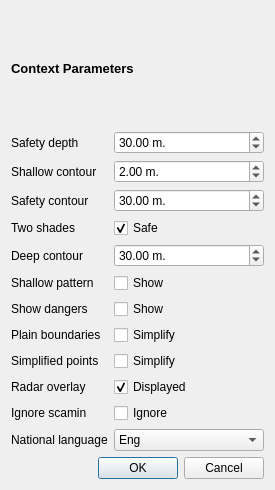
<?xml version="1.0" encoding="UTF-8"?>
<ui version="4.0">
 <class>ContextParam</class>
 <widget class="QWidget" name="ContextParam">
  <property name="geometry">
   <rect>
    <x>0</x>
    <y>0</y>
    <width>275</width>
    <height>490</height>
   </rect>
  </property>
  <property name="windowTitle">
   <string>Form</string>
  </property>
  <layout class="QVBoxLayout" name="verticalLayout">
   <item>
    <widget class="QLabel" name="label_13">
     <property name="font">
      <font>
       <pointsize>10</pointsize>
       <weight>75</weight>
       <bold>true</bold>
      </font>
     </property>
     <property name="text">
      <string>Context Parameters</string>
     </property>
    </widget>
   </item>
   <item>
    <layout class="QFormLayout" name="formLayout">
     <item row="1" column="0">
      <widget class="QLabel" name="safetyDepth">
       <property name="toolTip">
        <string>Selected safety depth</string>
       </property>
       <property name="text">
        <string>Safety depth</string>
       </property>
      </widget>
     </item>
     <item row="2" column="0">
      <widget class="QLabel" name="shallowContour">
       <property name="toolTip">
        <string>Selected shallow water contour</string>
       </property>
       <property name="text">
        <string>Shallow contour</string>
       </property>
      </widget>
     </item>
     <item row="4" column="0">
      <widget class="QLabel" name="twoShades">
       <property name="toolTip">
        <string>Show two depth shades only, safe vs unsafe</string>
       </property>
       <property name="text">
        <string>Two shades</string>
       </property>
      </widget>
     </item>
     <item row="4" column="1">
      <widget class="QCheckBox" name="twoShadesValue">
       <property name="text">
        <string>Safe</string>
       </property>
       <property name="checked">
        <bool>true</bool>
       </property>
      </widget>
     </item>
     <item row="5" column="0">
      <widget class="QLabel" name="deepContour">
       <property name="toolTip">
        <string>Selected deep water contour</string>
       </property>
       <property name="text">
        <string>Deep contour</string>
       </property>
      </widget>
     </item>
     <item row="6" column="0">
      <widget class="QLabel" name="shallowPattern">
       <property name="toolTip">
        <string>Show the shallow diamond pattern in shallow water</string>
       </property>
       <property name="text">
        <string>Shallow pattern</string>
       </property>
      </widget>
     </item>
     <item row="7" column="1">
      <widget class="QCheckBox" name="showDangersValue">
       <property name="text">
        <string>Show</string>
       </property>
      </widget>
     </item>
     <item row="8" column="0">
      <widget class="QLabel" name="plainBoundaries">
       <property name="toolTip">
        <string>Simplify portrayal of line</string>
       </property>
       <property name="text">
        <string>Plain boundaries</string>
       </property>
      </widget>
     </item>
     <item row="9" column="0">
      <widget class="QLabel" name="simplifiedPoints">
       <property name="toolTip">
        <string>Simplify portrayal of point symbols</string>
       </property>
       <property name="text">
        <string>Simplified points</string>
       </property>
      </widget>
     </item>
     <item row="9" column="1">
      <widget class="QCheckBox" name="simplifiedPointsValue">
       <property name="text">
        <string>Simplify</string>
       </property>
      </widget>
     </item>
     <item row="10" column="0">
      <widget class="QLabel" name="radarOverlay">
       <property name="toolTip">
        <string>Tells the portrayal whether a RADAR sweep is displayed or not</string>
       </property>
       <property name="text">
        <string>Radar overlay</string>
       </property>
      </widget>
     </item>
     <item row="10" column="1">
      <widget class="QCheckBox" name="radarOverlayValue">
       <property name="text">
        <string>Displayed</string>
       </property>
       <property name="checked">
        <bool>true</bool>
       </property>
      </widget>
     </item>
     <item row="11" column="0">
      <widget class="QLabel" name="ignoreScamin">
       <property name="toolTip">
        <string>Ignore the scaleMinimum attribute</string>
       </property>
       <property name="text">
        <string>Ignore scamin</string>
       </property>
      </widget>
     </item>
     <item row="11" column="1">
      <widget class="QCheckBox" name="ignoreScaminValue">
       <property name="text">
        <string>Ignore</string>
       </property>
      </widget>
     </item>
     <item row="12" column="0">
      <widget class="QLabel" name="nationalLanguage">
       <property name="toolTip">
        <string>Selects which language to use for text (ISO 639-3)</string>
       </property>
       <property name="text">
        <string>National language</string>
       </property>
      </widget>
     </item>
     <item row="12" column="1">
      <widget class="QComboBox" name="nationalLanguageValue">
       <item>
        <property name="text">
         <string>Eng</string>
        </property>
       </item>
      </widget>
     </item>
     <item row="3" column="0">
      <widget class="QLabel" name="safetyContour">
       <property name="toolTip">
        <string>Selected safety contour</string>
       </property>
       <property name="text">
        <string>Safety contour</string>
       </property>
      </widget>
     </item>
     <item row="6" column="1">
      <widget class="QCheckBox" name="shallowPatternValue">
       <property name="text">
        <string>Show</string>
       </property>
      </widget>
     </item>
     <item row="1" column="1">
      <widget class="QDoubleSpinBox" name="safetyDepthValue">
       <property name="suffix">
        <string> m.</string>
       </property>
       <property name="minimum">
        <double>-99.000000000000000</double>
       </property>
       <property name="value">
        <double>30.000000000000000</double>
       </property>
      </widget>
     </item>
     <item row="8" column="1">
      <widget class="QCheckBox" name="plainBoundariesValue">
       <property name="text">
        <string>Simplify</string>
       </property>
      </widget>
     </item>
     <item row="2" column="1">
      <widget class="QDoubleSpinBox" name="shallowContourValue">
       <property name="suffix">
        <string> m.</string>
       </property>
       <property name="value">
        <double>2.000000000000000</double>
       </property>
      </widget>
     </item>
     <item row="5" column="1">
      <widget class="QDoubleSpinBox" name="deepContourValue">
       <property name="suffix">
        <string> m.</string>
       </property>
       <property name="value">
        <double>30.000000000000000</double>
       </property>
      </widget>
     </item>
     <item row="7" column="0">
      <widget class="QLabel" name="showDangers">
       <property name="toolTip">
        <string>Show isolated dangers in shallow waters</string>
       </property>
       <property name="text">
        <string>Show dangers</string>
       </property>
      </widget>
     </item>
     <item row="3" column="1">
      <widget class="QDoubleSpinBox" name="safetyContourValue">
       <property name="suffix">
        <string> m.</string>
       </property>
       <property name="value">
        <double>30.000000000000000</double>
       </property>
      </widget>
     </item>
    </layout>
   </item>
   <item>
    <layout class="QHBoxLayout" name="horizontalLayout">
     <item>
      <spacer name="horizontalSpacer">
       <property name="orientation">
        <enum>Qt::Horizontal</enum>
       </property>
       <property name="sizeHint" stdset="0">
        <size>
         <width>40</width>
         <height>20</height>
        </size>
       </property>
      </spacer>
     </item>
     <item>
      <widget class="QDialogButtonBox" name="buttonBox">
       <property name="standardButtons">
        <set>QDialogButtonBox::Cancel|QDialogButtonBox::Ok</set>
       </property>
      </widget>
     </item>
    </layout>
   </item>
  </layout>
 </widget>
 <resources/>
 <connections/>
</ui>
